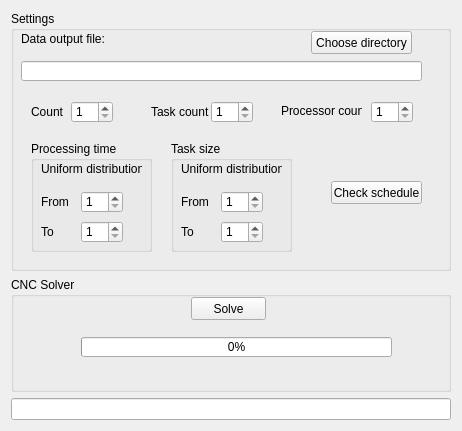
<?xml version="1.0" encoding="UTF-8"?>
<ui version="4.0">
 <class>MainWindow</class>
 <widget class="QMainWindow" name="MainWindow">
  <property name="geometry">
   <rect>
    <x>0</x>
    <y>0</y>
    <width>458</width>
    <height>431</height>
   </rect>
  </property>
  <property name="windowTitle">
   <string>CNC Solver</string>
  </property>
  <widget class="QWidget" name="centralWidget">
   <layout class="QVBoxLayout" name="verticalLayout">
    <item>
     <widget class="QGroupBox" name="groupBox">
      <property name="minimumSize">
       <size>
        <width>440</width>
        <height>260</height>
       </size>
      </property>
      <property name="title">
       <string>Settings</string>
      </property>
      <widget class="QLineEdit" name="lineEditFilename">
       <property name="geometry">
        <rect>
         <x>10</x>
         <y>50</y>
         <width>401</width>
         <height>20</height>
        </rect>
       </property>
       <property name="readOnly">
        <bool>false</bool>
       </property>
      </widget>
      <widget class="QPushButton" name="pushButtonChooseFilename">
       <property name="geometry">
        <rect>
         <x>300</x>
         <y>20</y>
         <width>101</width>
         <height>23</height>
        </rect>
       </property>
       <property name="text">
        <string>Choose directory</string>
       </property>
      </widget>
      <widget class="QLabel" name="label">
       <property name="geometry">
        <rect>
         <x>10</x>
         <y>20</y>
         <width>91</width>
         <height>16</height>
        </rect>
       </property>
       <property name="text">
        <string>Data output file:</string>
       </property>
      </widget>
      <widget class="QSpinBox" name="spinBoxOverallCount">
       <property name="geometry">
        <rect>
         <x>60</x>
         <y>90</y>
         <width>42</width>
         <height>22</height>
        </rect>
       </property>
       <property name="minimum">
        <number>1</number>
       </property>
       <property name="maximum">
        <number>1000</number>
       </property>
      </widget>
      <widget class="QLabel" name="label_2">
       <property name="geometry">
        <rect>
         <x>20</x>
         <y>90</y>
         <width>47</width>
         <height>21</height>
        </rect>
       </property>
       <property name="text">
        <string>Count</string>
       </property>
      </widget>
      <widget class="QSpinBox" name="spinBoxTaskCount">
       <property name="geometry">
        <rect>
         <x>200</x>
         <y>90</y>
         <width>42</width>
         <height>22</height>
        </rect>
       </property>
       <property name="minimum">
        <number>1</number>
       </property>
      </widget>
      <widget class="QLabel" name="label_3">
       <property name="geometry">
        <rect>
         <x>140</x>
         <y>90</y>
         <width>61</width>
         <height>21</height>
        </rect>
       </property>
       <property name="text">
        <string>Task count</string>
       </property>
      </widget>
      <widget class="QGroupBox" name="groupBox_2">
       <property name="geometry">
        <rect>
         <x>160</x>
         <y>130</y>
         <width>121</width>
         <height>111</height>
        </rect>
       </property>
       <property name="title">
        <string>Task size</string>
       </property>
       <widget class="QSpinBox" name="spinBoxTaskSizeUpper">
        <property name="geometry">
         <rect>
          <x>50</x>
          <y>80</y>
          <width>42</width>
          <height>22</height>
         </rect>
        </property>
        <property name="minimum">
         <number>1</number>
        </property>
        <property name="maximum">
         <number>1000</number>
        </property>
       </widget>
       <widget class="QSpinBox" name="spinBoxTaskSizeLower">
        <property name="geometry">
         <rect>
          <x>50</x>
          <y>50</y>
          <width>42</width>
          <height>22</height>
         </rect>
        </property>
        <property name="minimum">
         <number>1</number>
        </property>
        <property name="maximum">
         <number>1000</number>
        </property>
       </widget>
       <widget class="QLabel" name="label_4">
        <property name="geometry">
         <rect>
          <x>10</x>
          <y>20</y>
          <width>101</width>
          <height>16</height>
         </rect>
        </property>
        <property name="text">
         <string>Uniform distribution</string>
        </property>
       </widget>
       <widget class="QLabel" name="label_5">
        <property name="geometry">
         <rect>
          <x>10</x>
          <y>50</y>
          <width>31</width>
          <height>21</height>
         </rect>
        </property>
        <property name="text">
         <string>From</string>
        </property>
       </widget>
       <widget class="QLabel" name="label_6">
        <property name="geometry">
         <rect>
          <x>10</x>
          <y>80</y>
          <width>31</width>
          <height>21</height>
         </rect>
        </property>
        <property name="text">
         <string>To</string>
        </property>
       </widget>
      </widget>
      <widget class="QGroupBox" name="groupBox_3">
       <property name="geometry">
        <rect>
         <x>20</x>
         <y>130</y>
         <width>121</width>
         <height>111</height>
        </rect>
       </property>
       <property name="title">
        <string>Processing time</string>
       </property>
       <widget class="QSpinBox" name="spinBoxProcessingTimeUpper">
        <property name="geometry">
         <rect>
          <x>50</x>
          <y>80</y>
          <width>42</width>
          <height>22</height>
         </rect>
        </property>
        <property name="minimum">
         <number>1</number>
        </property>
        <property name="maximum">
         <number>1000</number>
        </property>
       </widget>
       <widget class="QSpinBox" name="spinBoxProcessingTimeLower">
        <property name="geometry">
         <rect>
          <x>50</x>
          <y>50</y>
          <width>42</width>
          <height>22</height>
         </rect>
        </property>
        <property name="minimum">
         <number>1</number>
        </property>
        <property name="maximum">
         <number>1000</number>
        </property>
       </widget>
       <widget class="QLabel" name="label_7">
        <property name="geometry">
         <rect>
          <x>10</x>
          <y>20</y>
          <width>101</width>
          <height>16</height>
         </rect>
        </property>
        <property name="text">
         <string>Uniform distribution</string>
        </property>
       </widget>
       <widget class="QLabel" name="label_8">
        <property name="geometry">
         <rect>
          <x>10</x>
          <y>50</y>
          <width>31</width>
          <height>21</height>
         </rect>
        </property>
        <property name="text">
         <string>From</string>
        </property>
       </widget>
       <widget class="QLabel" name="label_9">
        <property name="geometry">
         <rect>
          <x>10</x>
          <y>80</y>
          <width>31</width>
          <height>21</height>
         </rect>
        </property>
        <property name="text">
         <string>To</string>
        </property>
       </widget>
      </widget>
      <widget class="QSpinBox" name="spinBoxProcessorCount">
       <property name="geometry">
        <rect>
         <x>360</x>
         <y>90</y>
         <width>42</width>
         <height>22</height>
        </rect>
       </property>
       <property name="minimum">
        <number>1</number>
       </property>
      </widget>
      <widget class="QLabel" name="label_19">
       <property name="geometry">
        <rect>
         <x>270</x>
         <y>90</y>
         <width>81</width>
         <height>20</height>
        </rect>
       </property>
       <property name="text">
        <string>Processor count</string>
       </property>
      </widget>
      <widget class="QPushButton" name="pushButtonCheckSchedule">
       <property name="geometry">
        <rect>
         <x>320</x>
         <y>170</y>
         <width>91</width>
         <height>23</height>
        </rect>
       </property>
       <property name="text">
        <string>Check schedule</string>
       </property>
      </widget>
     </widget>
    </item>
    <item>
     <widget class="QGroupBox" name="groupBox_4">
      <property name="minimumSize">
       <size>
        <width>440</width>
        <height>100</height>
       </size>
      </property>
      <property name="title">
       <string>CNC Solver</string>
      </property>
      <widget class="QPushButton" name="pushButtonSolve">
       <property name="geometry">
        <rect>
         <x>180</x>
         <y>20</y>
         <width>75</width>
         <height>23</height>
        </rect>
       </property>
       <property name="text">
        <string>Solve</string>
       </property>
      </widget>
      <widget class="QProgressBar" name="progressBar">
       <property name="enabled">
        <bool>true</bool>
       </property>
       <property name="geometry">
        <rect>
         <x>70</x>
         <y>60</y>
         <width>311</width>
         <height>20</height>
        </rect>
       </property>
       <property name="value">
        <number>0</number>
       </property>
       <property name="invertedAppearance">
        <bool>false</bool>
       </property>
      </widget>
     </widget>
    </item>
    <item>
     <widget class="QLineEdit" name="lineEdit"/>
    </item>
   </layout>
  </widget>
  <widget class="QMenuBar" name="menuBar">
   <property name="geometry">
    <rect>
     <x>0</x>
     <y>0</y>
     <width>458</width>
     <height>21</height>
    </rect>
   </property>
  </widget>
 </widget>
 <layoutdefault spacing="6" margin="11"/>
 <resources/>
 <connections/>
</ui>
